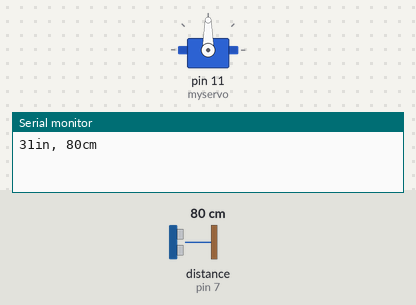
Recording of a sketch running on a simulated Arduino Uno, built with avr-gcc and run on an emulated ATmega328P. On the bench: servo, the last lines printed to the serial monitor. Wiring (inferred from the names in the program): ultrasonic range finder: trigger pin 7; echo pin 7. The test bench sets the inputs (shaded band); at power-on: distance to the obstacle (sensor on pin 7) 80 cm. The echo pulse lasts 58.3 µs per cm.

Above: at 2.3 s.
3.8 s: distance to the obstacle (sensor on pin 7) set to 95 cm
7.6 s: distance to the obstacle (sensor on pin 7) set to 103 cm
At 8.8 s:
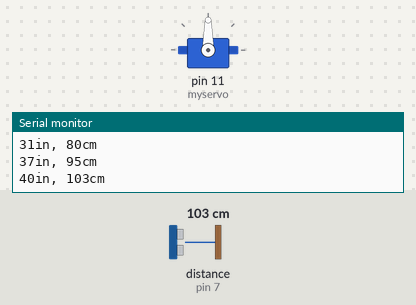
11.4 s: distance to the obstacle (sensor on pin 7) set to 18 cm
At 12.1 s:
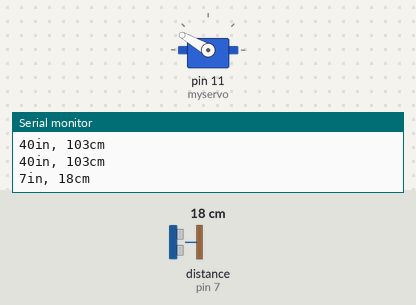
16.7 s: distance to the obstacle (sensor on pin 7) set to 13 cm
20.5 s: distance to the obstacle (sensor on pin 7) set to 10 cm
At 22.2 s:
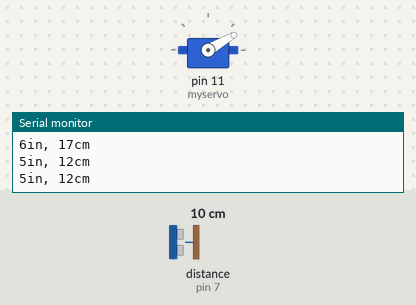
Timing chart, 0 to 23.9 s (numbered marks = the images above; inputs shaded):
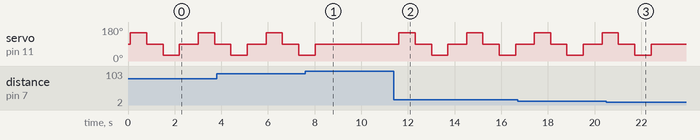

Measured:
- the behaviour switches between 12 and 11 cm on distance to the obstacle (sensor on pin 7) (found by bisection; images 2 and 3)
- after the input at 7.6 s, servo on pin 11 (myservo): goes on until 8.0 s, then stays 90°
- after the input at 11.4 s, servo on pin 11 (myservo): 90° → 150° after 0.21 s, → 90° 0.70 s later, → 30° 0.70 s later, → 90° 0.70 s later, … (8 changes in this stretch)
- after the input at 20.5 s, servo on pin 11 (myservo): goes on until 22.4 s, then stays 90°

The sketch:

servo_motor.ino
```cpp
#include <Servo.h>
#include <NewPing.h>
Servo myservo;  // create servo object to control a servo
// twelve servo objects can be created on most boards
const int pingPin = 7;
long cm,inches,duration;
int leftdist,rightdist;
int object = 10;
int maxdist = 100;
long readsensor();// variable to store the servo position
void setup() {
  Serial.begin(9600);
  myservo.attach(11);  // attaches the servo on pin 9 to the servo object
}
void loop() {
 readsensor();

 if((cm>object)&&(cm<maxdist))
 {
  lookleft();
  lookright();
 }
}

void lookleft() {
 myservo.write(150);
 delay(700);                                //wait for the servo to get there
 leftdist = digitalRead(pingPin);
 myservo.write(90);
 delay(700);                                 //wait for the servo to get there
 return;
}
void lookright () {
 myservo.write(30);
 delay(700);                           //wait for the servo to get there
 rightdist = digitalRead(pingPin);
 myservo.write(90);
 delay(700);                        //wait for the servo to get there
 return;
}
long readsensor()
{
 pinMode(pingPin, OUTPUT);
  digitalWrite(pingPin, LOW);
  delayMicroseconds(2);
  digitalWrite(pingPin, HIGH);
  delayMicroseconds(10);
  digitalWrite(pingPin, LOW);

  // The same pin is used to read the signal from the PING))): a HIGH pulse
  // whose duration is the time (in microseconds) from the sending of the ping
  // to the reception of its echo off of an object.
  pinMode(pingPin, INPUT);
  duration = pulseIn(pingPin, HIGH);

  // convert the time into a distance
  inches = microsecondsToInches(duration);
  cm = microsecondsToCentimeters(duration);

  Serial.print(inches);
  Serial.print("in, ");
  Serial.print(cm);
  Serial.print("cm");
  Serial.println();

  delay(100);
}

long microsecondsToInches(long microseconds) {
  // According to Parallax's datasheet for the PING))), there are 73.746
  // microseconds per inch (i.e. sound travels at 1130 feet per second).
  // This gives the distance travelled by the ping, outbound and return,
  // so we divide by 2 to get the distance of the obstacle.
  // See: http://www.parallax.com/dl/docs/prod/acc/28015-PING-v1.3.pdf
  return microseconds / 74 / 2;
}

long microsecondsToCentimeters(long microseconds) {
  // The speed of sound is 340 m/s or 29 microseconds per centimeter.
  // The ping travels out and back, so to find the distance of the object we
  // take half of the distance travelled.
  return microseconds / 29 / 2;
}
```
